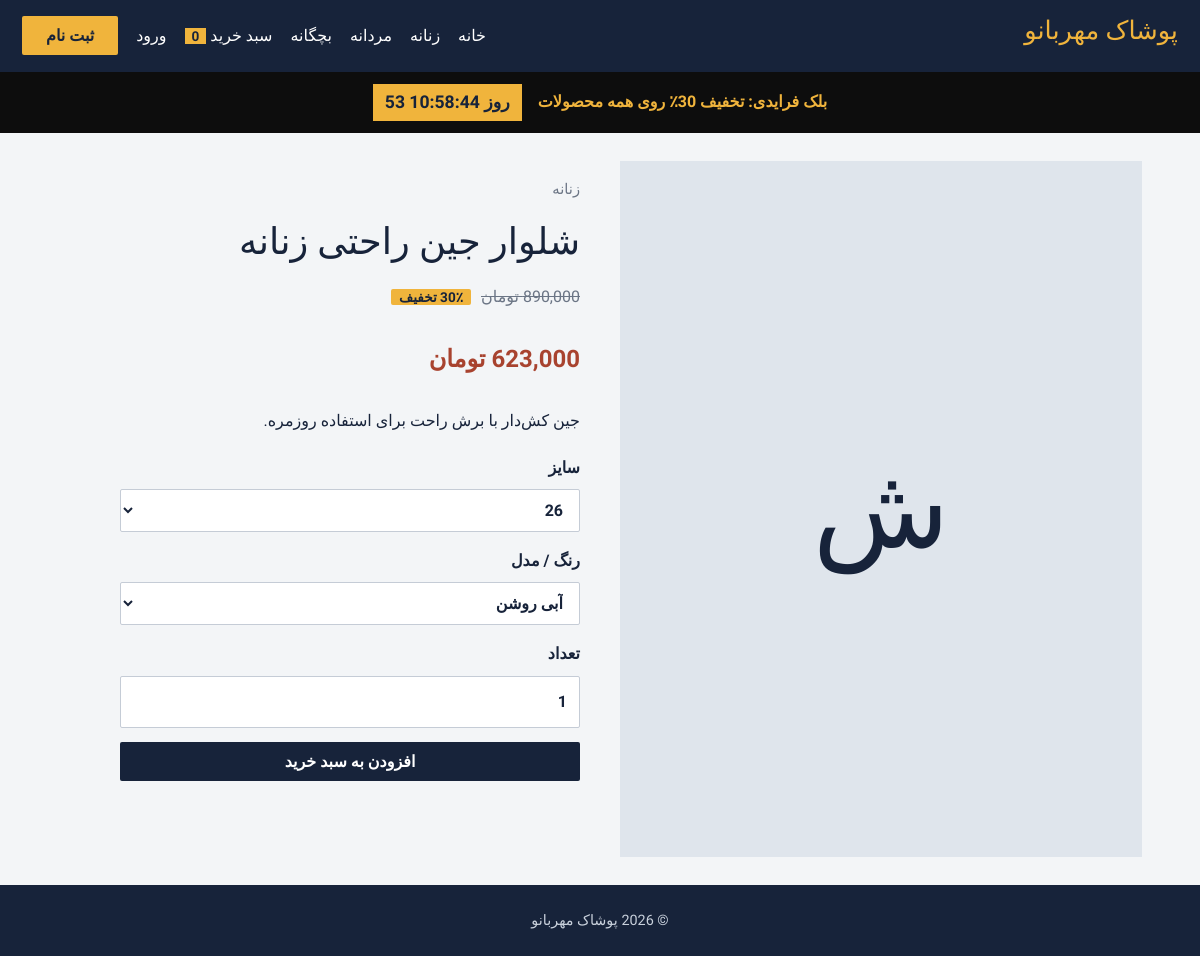
The page /product.php?id=4 on the database its author committed.
### tables this page shows
CREATE TABLE products (
  id INT AUTO_INCREMENT PRIMARY KEY,
  title VARCHAR(200) NOT NULL,
  category VARCHAR(50),
  description TEXT,
  price INT NOT NULL,
  discount_percent TINYINT DEFAULT 0,
  sizes VARCHAR(200),
  colors VARCHAR(200),
  stock INT DEFAULT 0,
  image VARCHAR(255) NULL,
  is_active TINYINT(1) DEFAULT 1,
  created_at TIMESTAMP DEFAULT CURRENT_TIMESTAMP
);

### includes/bootstrap.php (called while the page is built, shortened)
<?php
function db(): PDO {
    static $pdo;
    return $pdo ??= new PDO('mysql:host='.DB_HOST.';dbname='.DB_NAME.';charset=utf8mb4', DB_USER, DB_PASS, [
        PDO::ATTR_ERRMODE => PDO::ERRMODE_EXCEPTION,
        PDO::ATTR_DEFAULT_FETCH_MODE => PDO::FETCH_ASSOC,
        PDO::ATTR_EMULATE_PREPARES => false,
    ]);
}
function e($v): string { return htmlspecialchars((string)$v, ENT_QUOTES, 'UTF-8'); }
function money(int $n): string { return number_format($n).' تومان'; }
function setting(string $k): ?string {
    $s = db()->prepare('SELECT v FROM settings WHERE k=?'); $s->execute([$k]);
    $v = $s->fetchColumn(); return $v === false ? null : $v;
}
function bf_percent(): int {
    static $pct = null;
    if ($pct === null) {
        $ends = setting('bf_ends');
        $on = setting('bf_active') === '1' && (!$ends || strtotime($ends) > time());
        $pct = $on ? (int)setting('bf_percent') : 0;
    }
    return $pct;
}
function unit_price(array $p): array {
    $pct = max((int)$p['discount_percent'], bf_percent());
    return ['final' => (int)round($p['price'] * (100 - $pct) / 100), 'percent' => $pct];
}

### product.php (the view, shortened to what this page needs)
<?php
require 'includes/bootstrap.php';
$st = db()->prepare('SELECT * FROM products WHERE id=? AND is_active=1');
$st->execute([(int)($_GET['id'] ?? 0)]);
$p = $st->fetch();
$sizes = array_map('trim', explode(',', $p['sizes']));
$colors = array_map('trim', explode(',', $p['colors']));
$pr = unit_price($p);
include 'includes/header.php';
?>
<div class="product">
  <div class="thumb big">
    <?php if ($p['image']): ?><img src="<?= e($p['image']) ?>" alt=""><?php else: ?><?= e(mb_substr($p['title'], 0, 1)) ?><?php endif; ?>
  </div>
  <div>
    <p class="note"><?= e($p['category']) ?></p>
    <h1><?= e($p['title']) ?></h1>
    <?php if ($pr['percent']): ?><p><del><?= money((int)$p['price']) ?></del> <span class="badge">٪<?= $pr['percent'] ?> تخفیف</span></p><?php endif; ?>
    <p class="price"><?= money($pr['final']) ?></p>
    <p><?= nl2br(e($p['description'])) ?></p>
    <?php if ((int)$p['stock'] > 0): ?>
    <form method="post" class="form">
      <label>سایز
        <select name="size"><?php foreach ($sizes as $s): ?><option><?= e($s) ?></option><?php endforeach; ?></select>
      </label>
      <label>رنگ / مدل
        <select name="color"><?php foreach ($colors as $c): ?><option><?= e($c) ?></option><?php endforeach; ?></select>
      </label>
      <label>تعداد <input type="number" name="qty" value="1" min="1" max="10"></label>
      <button class="btn">افزودن به سبد خرید</button>
    </form>
    <?php else: ?><p class="out">ناموجود</p><?php endif; ?>
  </div>
</div>
<?php include 'includes/footer.php'; ?>

### assets/css/style.css (style rules this page uses)
:root { --ink:#17233a;--paper:#f3f5f7;--saffron:#f0b43c;--madder:#a8432f;--mute:#6b7585;--line:#dde2e8 }
* { box-sizing:border-box }
html { scroll-behavior:smooth }
body { margin:0;background:var(--paper);color:var(--ink);font:400 16px/1.9 Vazirmatn,Tahoma,sans-serif }
h1,h2,h3,.logo { font-family:Lalezar,Vazirmatn,sans-serif;font-weight:400;line-height:1.3;margin:0 0 .4em }
h1 { font-size:2.3rem }
.btn { display:inline-block;background:var(--ink);color:#fff;border:0;border-radius:2px;padding:10px 24px;font:700 1rem Vazirmatn,sans-serif;cursor:pointer }
input,select,textarea { font:inherit;padding:10px 12px;border:1px solid #c5ccd6;border-radius:2px;background:#fff;color:inherit;width:100% }
.thumb { aspect-ratio:3/4;background:#dfe5ec;display:flex;align-items:center;justify-content:center;font-family:Lalezar,sans-serif;font-size:3.5rem;overflow:hidden;margin-bottom:12px }
.price { font-weight:700;color:var(--madder) }
del { color:var(--mute);margin-left:6px }
.badge { background:var(--saffron);color:var(--ink);font-weight:700;padding:0 8px;font-size:.85rem;border-radius:2px }
.product { display:grid;grid-template-columns:1fr 1fr;gap:40px }
.thumb.big { font-size:7rem;margin:0 }
.product .price { font-size:1.5rem }
.form { display:grid;gap:14px;max-width:460px }
.form label { display:grid;gap:6px;font-weight:700 }
.note { color:var(--mute);font-size:.92rem }

### rows shown on the page
products: title "ش", category "زنانه", title "شلوار جین راحتی زنانه", price "890,000 تومان", description "جین کش‌دار با برش راحت برای استفاده روزمره.", size "26", color "آبی روشن"

### other values the page prints
SITE_NAME "پوشاک مهربانو"
$c "زنانه"
$c "مردانه"
$c "بچگانه"
array_sum(cart()) "0"
$bf "30"
$pr['percent'] "30"
money($pr['final']) "623,000 تومان"
